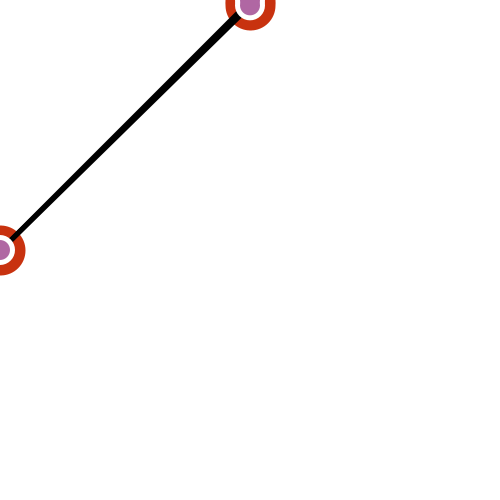
Frame 1 (no input)
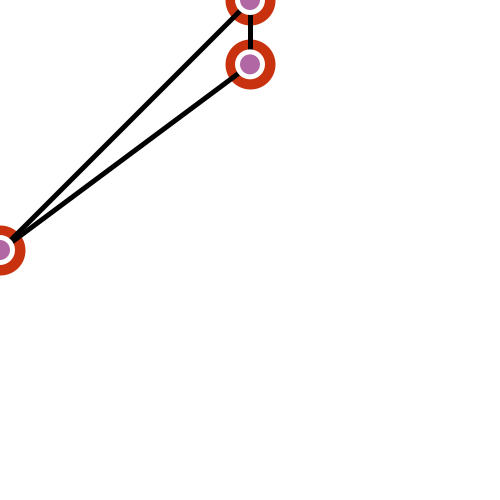
Frame 60 (the mouse pressed at the canvas centre just before this capture)
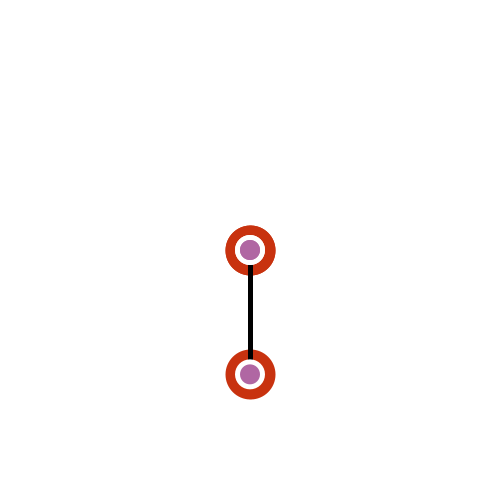
Frame 120 (the mouse held since frame 60 and released just before this capture)

The Processing sketch that drew these frames (run headless with seeded random() and noise(); from frame 60 on, the mouse is pressed at the canvas centre):

// Processing sketch: catalinajuez02t00
// ── catalinajuez02t00.pde
int x, r, g, b, r2, g2, b2; //declarado
float y;
color miColor, miColor3;

void setup() {
  size (500, 500);
  x= width / 2; //inicializar variable X
  y= 5.345678; 
  r= 200;
  g= 50;
  b= 15;

  r2= 176;
  g2= 103;
  b2= 163;

  miColor= color(r, g, b); //definir el color "miColor", con las variables ya declaradas (r, g, b)
  miColor3= color(r2, g2, b2); //definir el color "miColor3",  con las variables ya declaradas (r2, g2, b2)
}

void draw() {

  background(255);
  stroke(miColor);
  strokeWeight(50);

  point(x, y+mouseY); // Posición punto 1, este esta rigido en su cordenada X, pero en su coordenada Y se encuentra bajando constantemente además de seguir al mouse Y.
  point(mouseX, 250); // Posición punto 2,  en su eje X sigue al mouseX, pero se encuentra siempre la mital del eje Y.
  point(x, mouseY); // Posición punto 3, al contrario del punto 2 su eje Y sigue al mouse Y, mientras que su eje X siempre se encuentra en la mitad.

  stroke(0); // linea color negra
  strokeWeight(5); //ancho linea
  line(mouseX, 250, x, mouseY); // Su primera coordenada esta en la misma ubicación del punto 2, y la otra sigue al punto 3.
  line(mouseX, 250, x, y+mouseY); // Su primer coordenada sigue al punto 2 y la otra al punto 1 (por lo que esa coordenada se encuentra constantemente bajando).
  line(x, y+mouseY, x, mouseY); //Su primera coordenada sigue al punto 1, mientras que su segunda coordenada sigue al punto 3.

  noStroke();
  fill(255); // cambio al blanco
  ellipse(x, y+mouseY, 30, 30); // Misma ubicación que el punto 1
  ellipse(mouseX, 250, 30, 30); // Misma ubicación que el punto 2
  ellipse(x, mouseY, 30, 30); // Misma ubicación que el punto 3

  fill(miColor3); //cambio al color morado
  ellipse(x, y+mouseY, 20, 20); // Misma ubicación que el punto 1
  ellipse(mouseX, 250, 20, 20); // Misma ubicación que el punto 2
  ellipse(x, mouseY, 20, 20); // Misma ubicación que el punto 3

  //modificadores
  y += 1;
}
